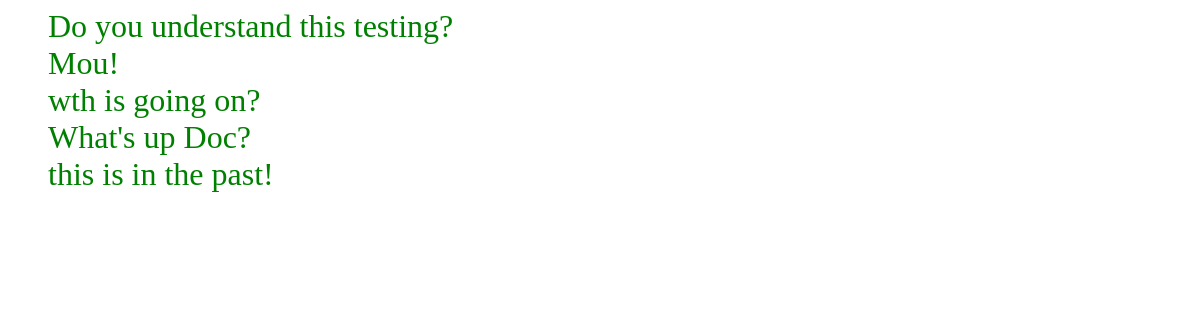
Screenshot of /polls/ with the database file from the repository.
### polls/models.py (models this page shows, shortened)
class Question(models.Model):
		question_date = models.CharField(max_length=200)
		pub_date = models.DateTimeField('date published')

### polls/views.py (the view)
class IndexView(generic.ListView):
	template_name = 'polls/index.html'
	context_object_name = 'latest_question_list'
	def get_queryset(self):
		return Question.objects.filter(pub_date__lte=timezone.now()).order_by('-pub_date')[:5]

### polls/templates/polls/index.html
{% load static %}
<link rel="stylesheet" type="text/css" href="{% static 'polls/style.css' %}">
{% if latest_question_list %}
<ul>
	{% for question in latest_question_list %}
		<li>
			<a href="{% url 'polls:detail' question.id %}"> {{ question.question_date }} </a>
		</li>
	{% endfor %}
</ul>
{% else %}
<p>
	No polls are avaialble.
</p>
{% endif %}

### polls/static/polls/style.css (style rules this page uses)
li a { color: green; }
a { font-size: 2em; }
ul { list-style-type: none; }
a { text-decoration: none; color: #33D; }

### rows the page displays
Question: question_date "Do you understand this testing?"
Question: question_date "Mou!"
Question: question_date "wth is going on?"
Question: question_date "What's up Doc?"
Question: question_date "this is in the past!"
